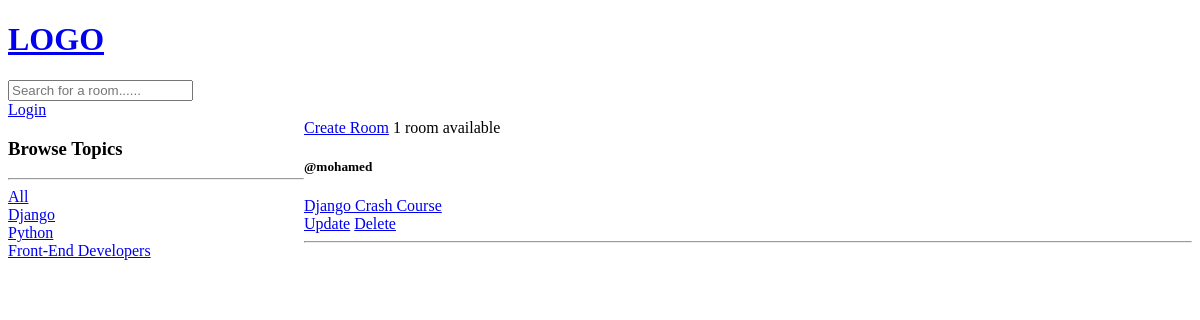
/, run on an earlier commit of the app's database.
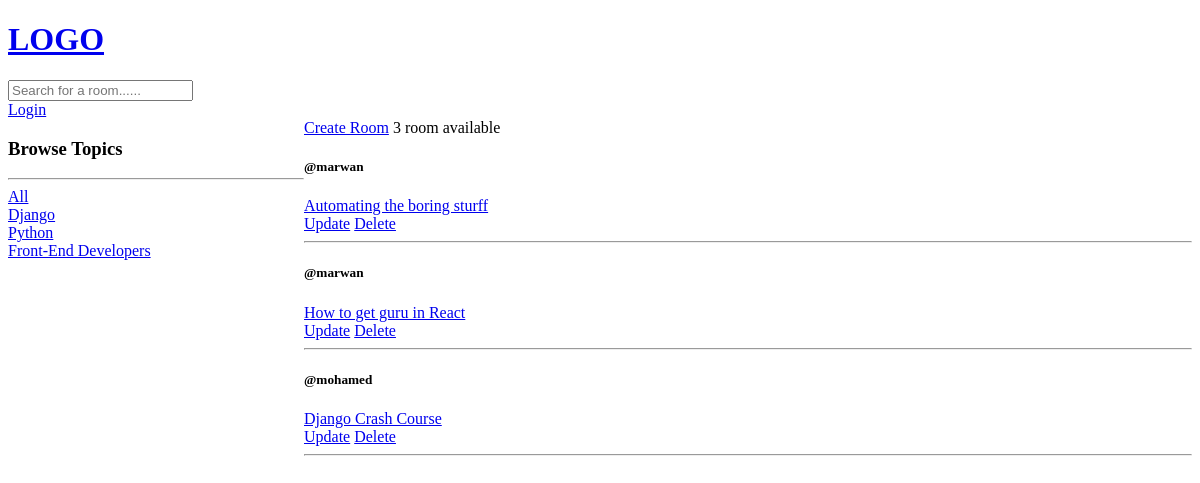
And on a later commit of the database.
### base/models.py (models this page shows, shortened)
class Topic(models.Model):
    name = models.CharField(max_length=200)

class Room(models.Model):
    host = models.ForeignKey(User, on_delete=models.SET_NULL, null=True)
    topic = models.ForeignKey(Topic, on_delete=models.SET_NULL, null=True)
    name = models.CharField(max_length=100)
    descritpion = models.TextField(null=True, blank=True)
    updated = models.DateTimeField(auto_now=True)
    created = models.DateTimeField(auto_now_add=True)
    class Meta:
        ordering = ['-updated', '-created']

### base/views.py (the view)
# urls.py: path('', views.home, name='home'),
def home(request):
    q = request.GET.get('q') if request.GET.get('q') != None else ''
    rooms = Room.objects.filter(
        Q(topic__name__icontains=q) |
        Q(name__icontains=q) |
        Q(descritpion__icontains=q)
    )
    topics = Topic.objects.all()
    room_count = rooms.count()
    context = {'rooms': rooms, 'topics': topics, 'room_count': room_count}
    return render(request, 'base/home.html', context)

### base/templates/base/home.html (shortened to what this page needs)
{% extends 'main.html' %} {% block content %}
<div class="home-container">
  <div>
    <h3>Browse Topics</h3>
    <hr />
    <div>
      <a href="{% url 'home' %}">All</a>
    </div>
    {% for topic in topics %}
    <div>
      <a href="{% url 'home' %}?q={{topic.name}}">{{topic.name}}</a>
    </div>
    {% endfor %}
  </div>
  <div>
    <a href="{% url 'create-room' %}">Create Room</a>
    <span>{{room_count}} room available</span>
    {% for room in rooms %}
    <div>
      <h5>@{{room.host.username}}</h5>
      <a href="{% url 'room' room.id %}">{{room.name}}</a>
    </div>
    <a href="{% url 'update-room' room.id %}">Update</a>
    <a href="{% url 'delete-room' room.id %}">Delete</a>
    <hr />
    {% endfor %}
  </div>
</div>
{% endblock %}

### templates/main.html (shortened to what this page needs)
<!DOCTYPE html>
<html lang="en">
  <head>
  </head>
  <body>
    {% include 'navbar.html' %}  {% block content %} {% endblock %}
  </body>
</html>

### templates/navbar.html
<a href="/">
  <h1>LOGO</h1>
</a>
<form method="GET" action="{% url 'home' %}">
  <input type="text" name="q" placeholder="Search for a room......" />
</form>
{% if request.user.is_authenticated %}
<a href="{%url 'logout' %}">Logout</a>
{%else%}
<a href="{%url 'login' %}">Login</a>
{% endif %}

### base/templates/base/home.html (style rules this page uses)
.home-container { display: grid; grid-template-columns: 1fr 3fr; }

What changed in the data, as far as the page shows it:
added Room: host.username "marwan", name "Automating the boring sturff"
added Room: host.username "marwan", name "How to get guru in React"
Also different on the page:
{{ room_count }}: "1" → "3"
